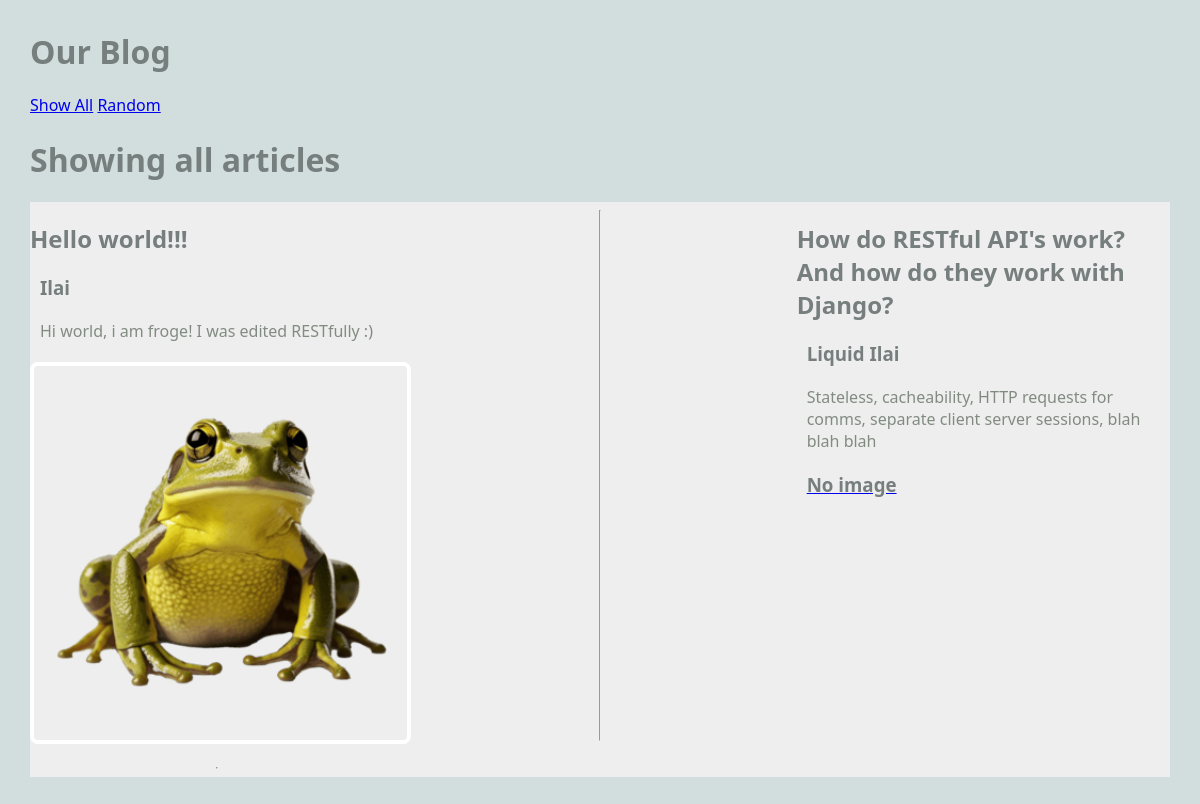
/blog/show_all, run on the app's committed database.
### blog/models.py (models this page shows, shortened)
class Article(models.Model):
  title = models.TextField(blank=True)
  author = models.TextField(blank=True)
  text= models.TextField(blank=True)
  published = models.DateTimeField(auto_now=True)
  image_file = models.ImageField(blank=True)

### blog/views.py (the view)
# urls.py: path('show_all', ShowAllView.as_view(), name="show_all"),
class ShowAllView(ListView):
  model = Article
  template_name = "blog/show_all.html"
  context_object_name = "articles"

### blog/templates/blog/show_all.html
{% extends 'blog/base.html' %}
{% block content %}
  <h1>Showing all articles</h1>
  <main class="grid-container">
    {% for article in articles %}
      <article>
        <div>
          <h2>{{article.title}}</h2>
          <h3>{{article.author}}</h3>
          <p>
            {{article.text}}
          </p>
        </div>
        <a href="{% url 'article' article.pk %}">
          {% if article.image_file %}
          <img src={{article.image_file.url}} width="100rem" height="auto">
          {% else %}
          <h3>No image</h3>
          {% endif %}
        </a>
      </article>
    <hr>
    {% endfor %}
  </main>
{% endblock %}

### blog/templates/blog/base.html (shortened to what this page needs)
{% load static %}
<!DOCTYPE html>
<html>
  <head>
    <link rel="stylesheet" href="{% static 'styles-blog.css' %}">
  </head>
  <body>
    <h1>Our Blog</h1>
    <nav>
      <a href="{% url 'show_all' %}">Show All</a>
      <a href="{% url 'random_article' %}">Random</a>
    </nav>
    {% block content %}
    {% endblock %}
  </body>
</html>

### static/styles-blog.css (style rules this page uses)
body { margin: 30px; background: #d1dedd; font-family:'Segoe UI', Tahoma, Geneva, Verdana, sans-serif; }
h1, h2, h3 { color: #767f7e; }
p { color: #828b82; }
.grid-container { background: #eee; max-width: 900px; display: grid; grid-template-columns: repeat(3, 1fr); grid-gap: 10px; max-width: 1200px; margin: 20px auto; }
article img, article.featured img { width: 100%; border: 4px solid #fff; border-radius: 8px; }
article p, article h3 { margin: 20px 10px; }

### data on the page
Article: title "Hello world!!!", author "Ilai", text "Hi world, i am froge! I was edited RESTfully :)", image_file (picture)
Article: title "How do RESTful API's work? And how do they work with Django?", author "Liquid Ilai", text "Stateless, cacheability, HTTP requests for comms, separate client server sessions, blah blah blah", image_file "No image"
